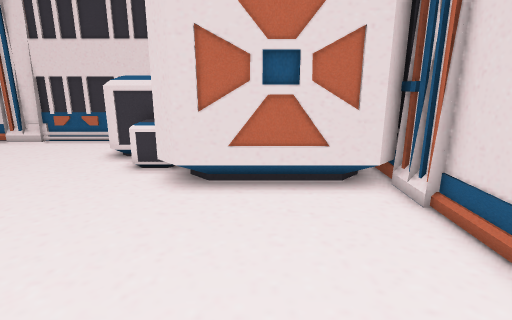
View 1 (above)

16 first-person views from a walk through a 3-D level made in the Unity game engine. The camera is 1.4 m above the floor, tilts 14° down and sees 80° across. The floor is counted in squares, 0.5 m on a side. Each view is taken from the middle of a square. On the plan, view 1 faces up. The plan holds only what a view shows up to about 20 squares ahead; the rest is blank. The player is left out.

View 2
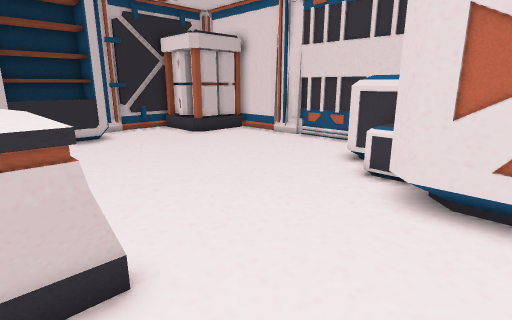

View 3
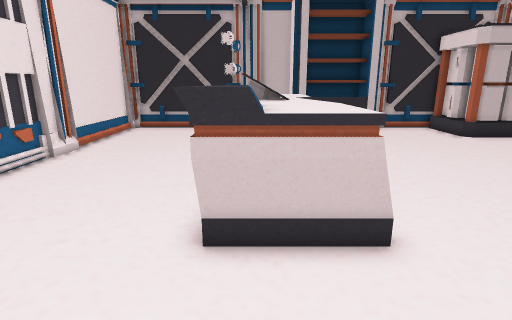

View 4
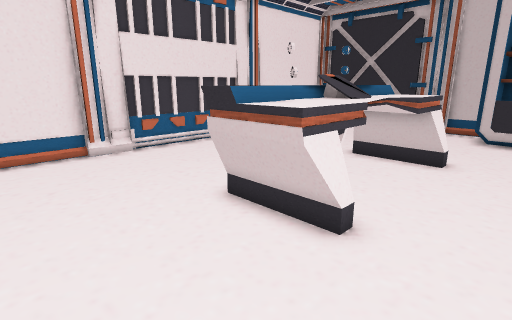

View 5
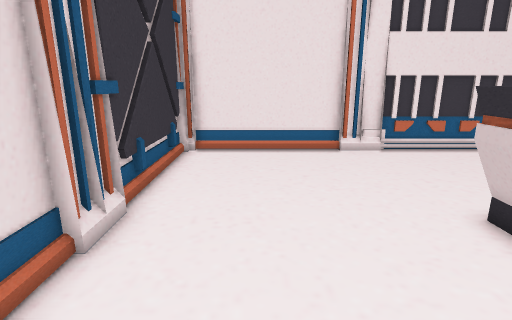

View 6
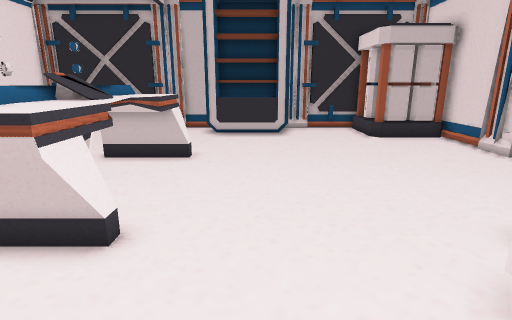

View 7
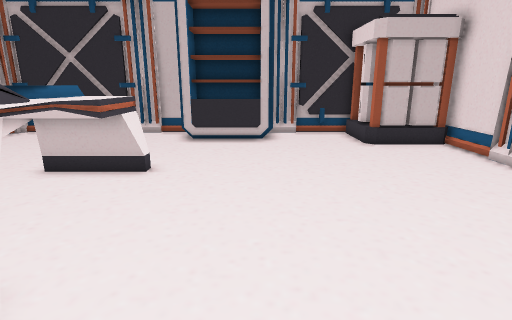

View 8
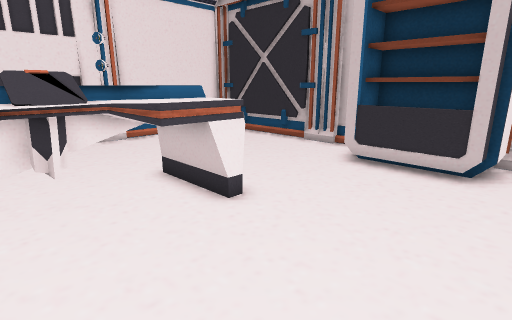

View 9
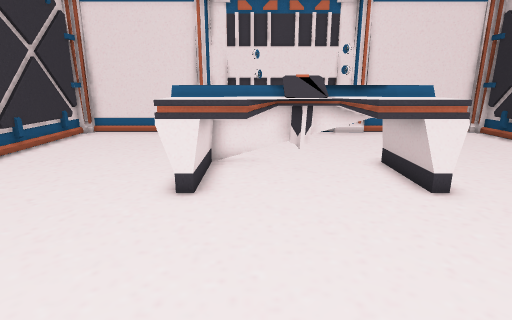

View 10
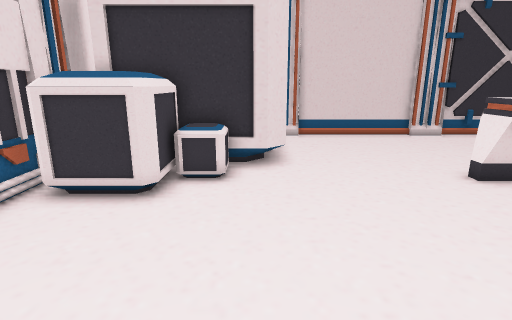

View 11
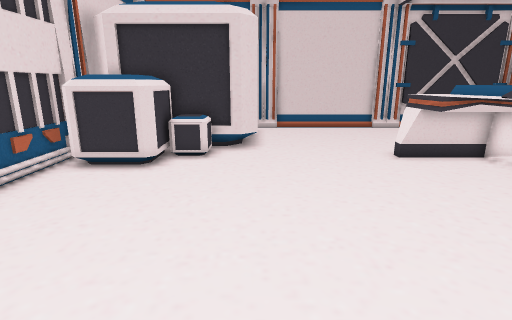

View 12
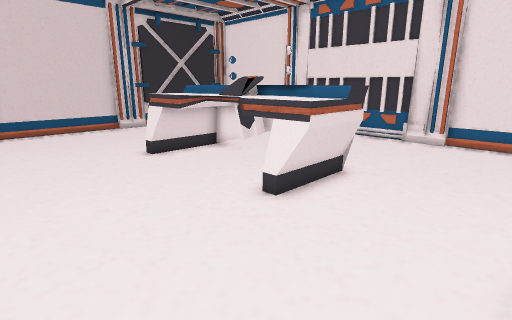

View 13
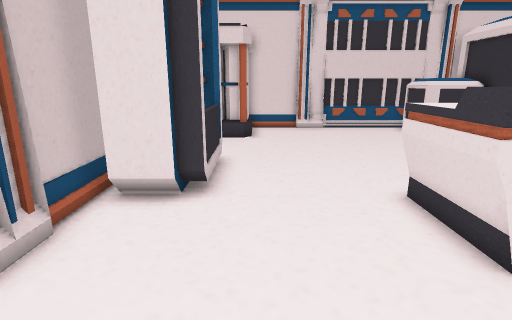

View 14
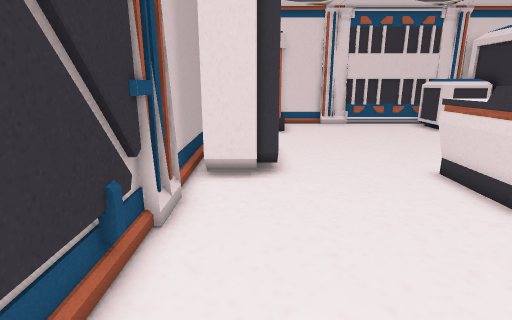

View 15
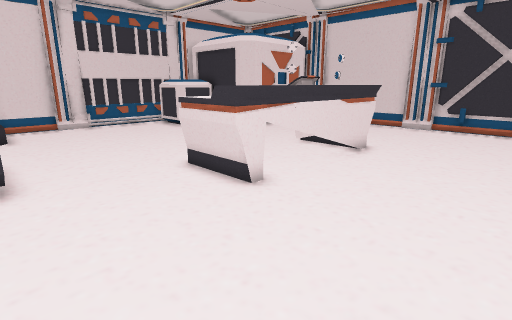

View 16
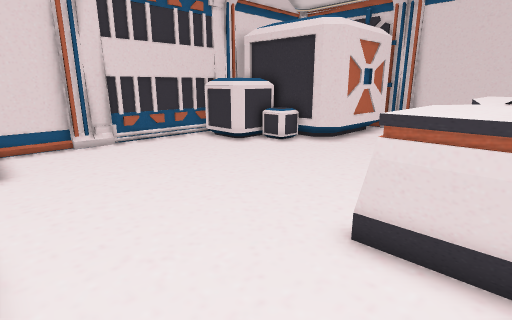

### Floor plan
Key: @ floor where view 1 was taken; # wall or solid block; . floor; C container; B battery; N console; O other object.
Columns run from 19 left of view 1 to 4 right of it. Each row starts with its distance up from view 1.
 15   ################C
 14   BB.........CC  C
 13   BB.........CC  C
 12 #BBB.........CCCCC
 11 #..............CCC
 10 #..............CCC
  9 #...............CCCCCCCC
  8 #................CCCCCC#
  7 ####...................#
  6 #OOO...................#
  5 #OOO...................#
  4 #OOO...................#
  3 #OOO...................#
  2 ###....OOOO.OOOOO......#
  1 #......OOOONNOOOO......#
  0 #......OOOONNOOOO..@...#
 -1 #......OOOOOOOOOO......#
 -2 #......................#
 -3 #......................#
 -4 #......................#
 -5 #......................#
 -6 #......................#
 -7 #......................#
 -8 ########################

Positions as (right, up) in squares from view 1, and headings:
1: (0, 0), facing up
2: (0, 1), facing up-left
3: (1, 0), facing left
4: (1, 5), facing down-left
5: (1, 5), facing down
6: (1, 5), facing left
7: (-1, 6), facing left
8: (-6, 8), facing down-left
9: (-6, 10), facing down
10: (-13, 9), facing right
11: (-16, 8), facing right
12: (-16, 8), facing down-right
13: (-15, -5), facing up
14: (-17, -7), facing up
15: (-17, -7), facing up-right
16: (-16, 0), facing up-right
